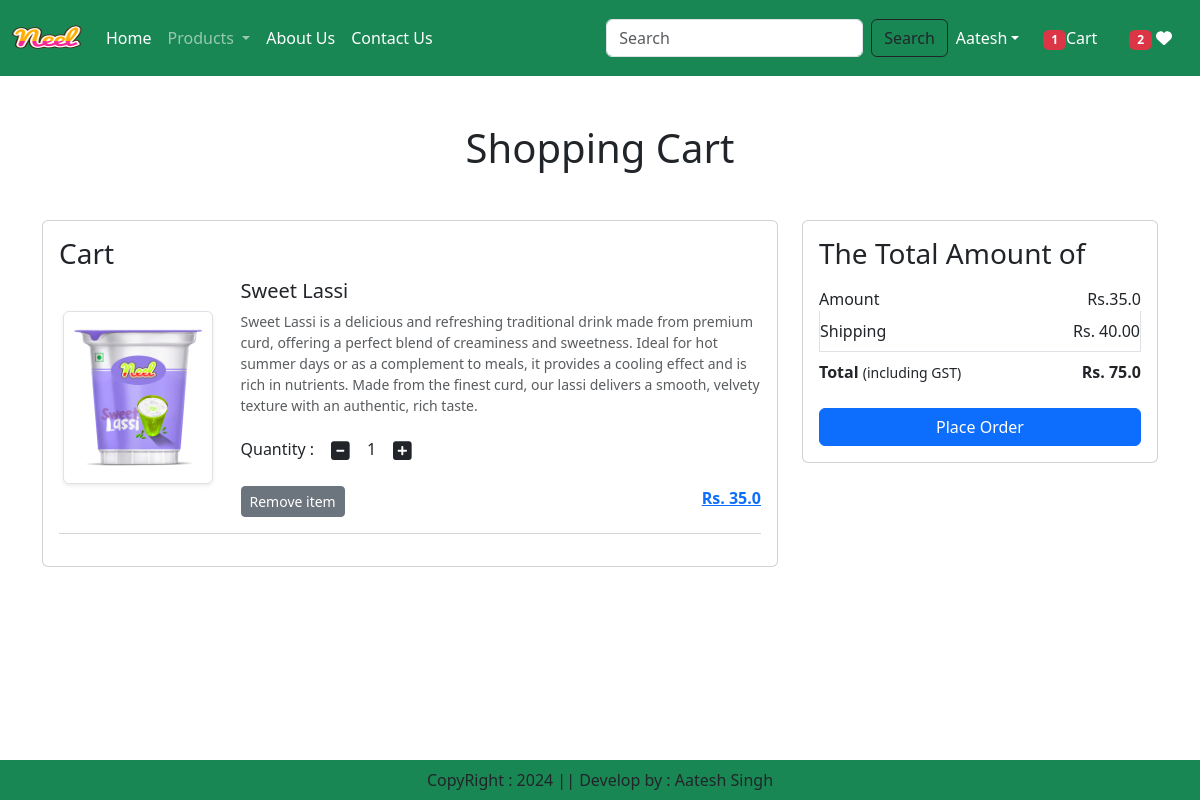
Page /cart/ (signed in) on the earlier database version.
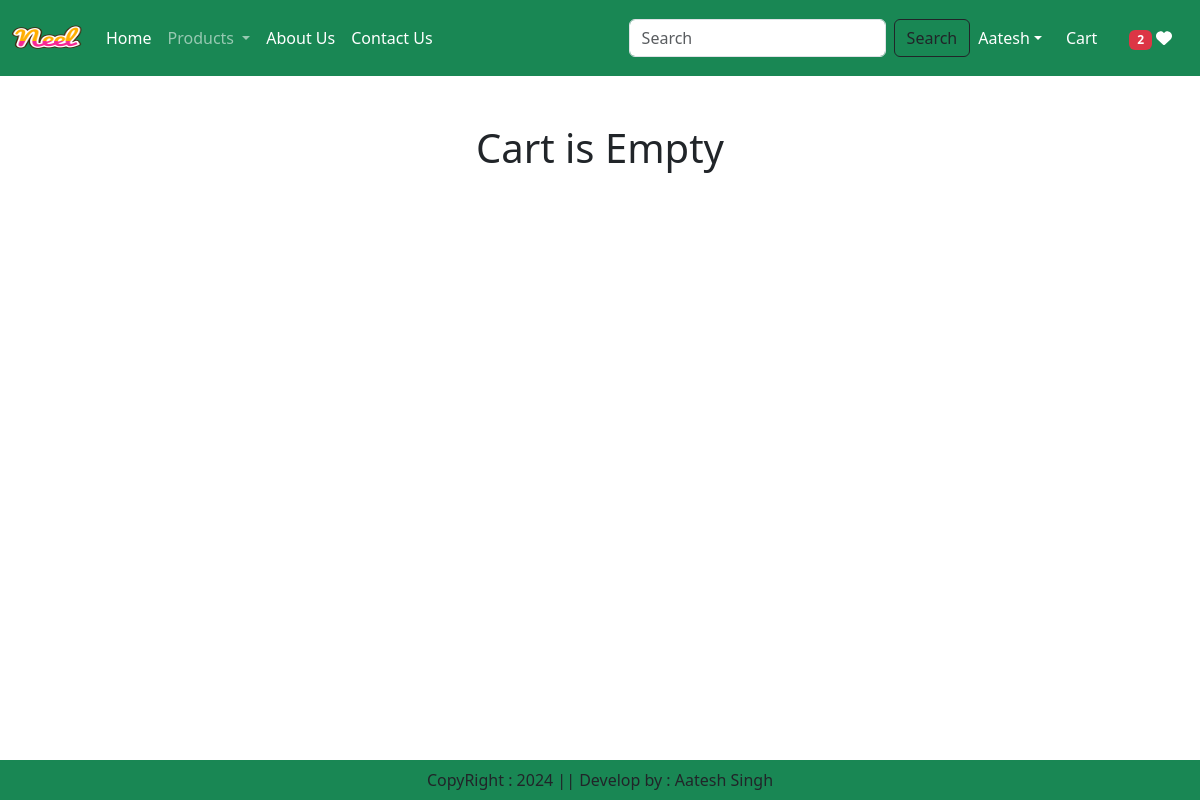
Same page on the later database version.
### app/models.py (models this page shows, shortened)
class Cart(models.Model):
    user = models.ForeignKey(User,on_delete=models.CASCADE)
    product = models.ForeignKey(Product, on_delete=models.CASCADE)
    quantity =  models.PositiveIntegerField(default=1)

class Product(models.Model):
    title = models.CharField(max_length=100)
    selling_price = models. FloatField()
    discounted_price =  models.FloatField()
    description= models. TextField()
    composition = models.TextField(default='')
    prodapp = models. TextField(default='')
    category = models.CharField(choices=CATEGORY_CHOICES, max_length=2)
    product_image = models.ImageField(upload_to = 'product')

### app/views.py (the view)
# urls.py: path('cart/', views.show_cart,name="showcart"),
@login_required
def show_cart(request):
    user = request.user
    cart = Cart.objects.filter(user=user)
    amount = 0
    for p in cart:
        value = p.product.discounted_price * p.quantity
        amount += value
    totalamount = amount  + 40
    totalitem = 0
    wishitem = 0
    if request.user.is_authenticated:
        totalitem = len(Cart.objects.filter(user=request.user))
        wishitem = len(Wishlist.objects.filter(user=request.user))
    return render(request,"app/addtocart.html",locals())

### app/templates/app/addtocart.html (shortened to what this page needs)
{% extends "app/base.html" %}
{% load static %}
{% block main-content %}
<div class="container my-5">
    <div class="row">
        {% if cart %}
        <h1 class="text-center mb-5">Shopping Cart</h1>
        <div class="col-sm-8">
            <div class="card">
                <div class="card-body">
                    <h3>Cart</h3>
                    {% for item in cart %}
                    <div class="row">
                        <div class="col-sm-3 text-center align-self-center">
                            <img src="{{item.product.product_image.url}}" alt="" class="img-fluid img-thumbnail shadow-sm" height="150" width="150">
                        </div>
                        <div class="col-sm-9">
                            <div>
                                <h5>{{item.product.title}}</h5>
                                <p class="mb-2 text-muted small">{{item.product.description}}</p>
                                <div class="my-3">
                                    <label for="quantity">Quantity :</label>
                                    <a class="minus-cart btn" pid={{item.product.id}}><i class="fas fa-minus-square fa-lg"></i></a>
                                    <span id="quantity">{{item.quantity}}</span>
                                    <a class="plus-cart btn" pid={{item.product.id}}><i class="fas fa-plus-square fa-lg"></i></a>
                                </div>
                                <div class="d-flex justify-content-between">
                                    <a href="#" class="remove-cart btn btn-sm btn-secondary mr-3" pid={{item.product.id}}>Remove item</a>
                                    <a class="mb-0"><span><strong>Rs. {{item.product.discounted_price}}</strong></span></a>
                                </div>
                            </div>
                        </div>
                    </div>
                    <hr class="text-muted">
                    {% endfor %}
                </div>
            </div>
        </div>
        <div class="col-sm-4">
            <div class="card">
                 <div class="card-body">
                    <h3>The Total Amount of</h3>
                    <ul class="list-group">
                        <li class="list-group-item d-flex justify-content-between align-items-center border-0 px-0 pb-0">Amount<span id="amount">Rs.{{amount}}</span></li>
                        <li class="list-group-item d-flex justify-content-between align-items-center px-0">Shipping<span>Rs. 40.00</span></li>
                        <li class="list-group-item d-flex justify-content-between align-items-center border-0 px-0 mb-3">
                            <div>
                                <strong>Total</strong> <small>(including GST)</small>
                            </div>
                            <span id="totalamount"><strong>Rs. {{totalamount}}</strong></span>
                        </li>
                    </ul>
                    <div class="d-grid"><a href="{% url 'checkout' %}" class="btn btn-primary">Place Order</a>
                    </div>
                </div>
            </div>
        </div>
        {% else %}
        <h1 class="text-center mb-5">Cart is Empty</h1>
        {% endif %}
    </div>
</div>
{% endblock main-content %}

Differences in the rows shown:
removed Cart: product.product_image (picture), product "Sweet Lassi", product.description "Sweet Lassi is a delicious and refreshing traditional drink made from premium curd, offering a perfect blend of creaminess and sweetness. Ideal for hot summer days or as a complement to meals, it provides a cooling effect and is rich in nutrients. Made from the finest curd, our lassi delivers a smooth, velvety texture with an authentic, rich taste.", quantity "1", product.discounted_price "35.0"
Other differences:
{{ totalitem }}: "1" → (not shown)
{{ amount }}: "35.0" → (not shown)
{{ totalamount }}: "75.0" → (not shown)
text no longer shown: "Shopping Cart Cart The Total Amount of Amount Rs. Shipping Rs. 40.00 Total (including GST) Rs. Place Order"
text now shown: "Cart is Empty"
